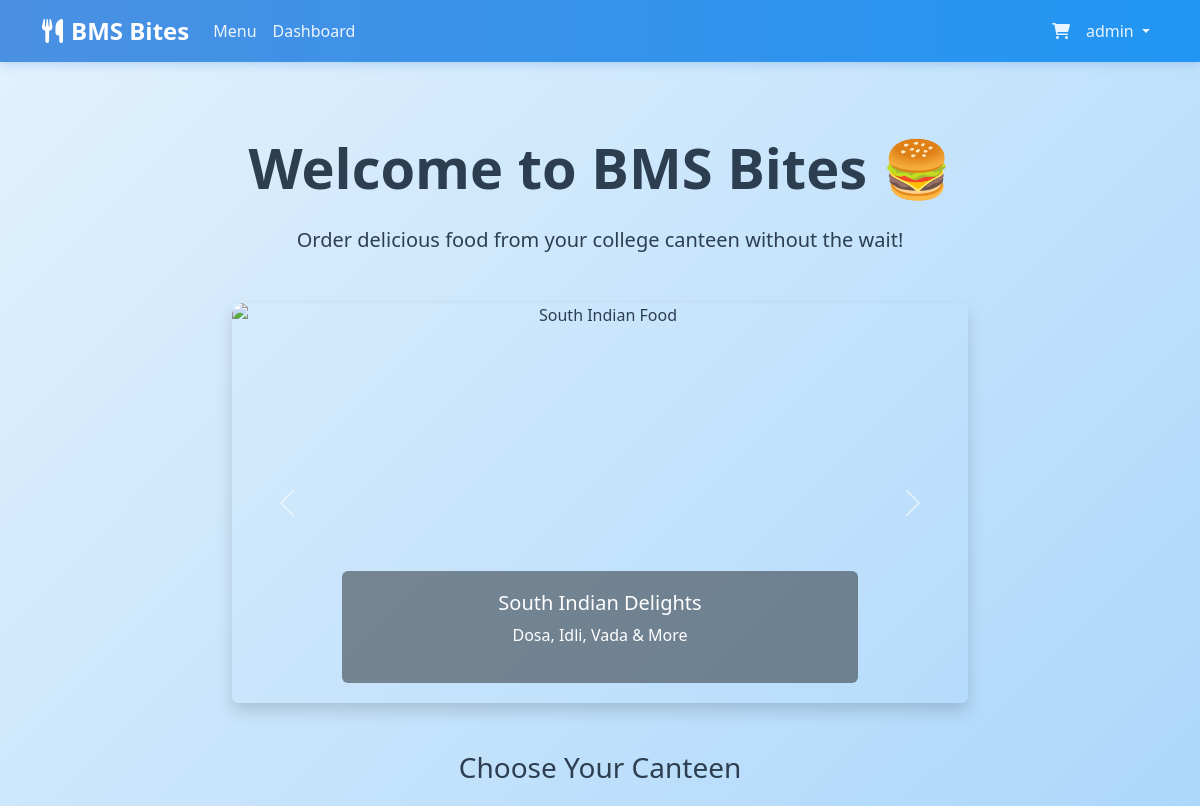
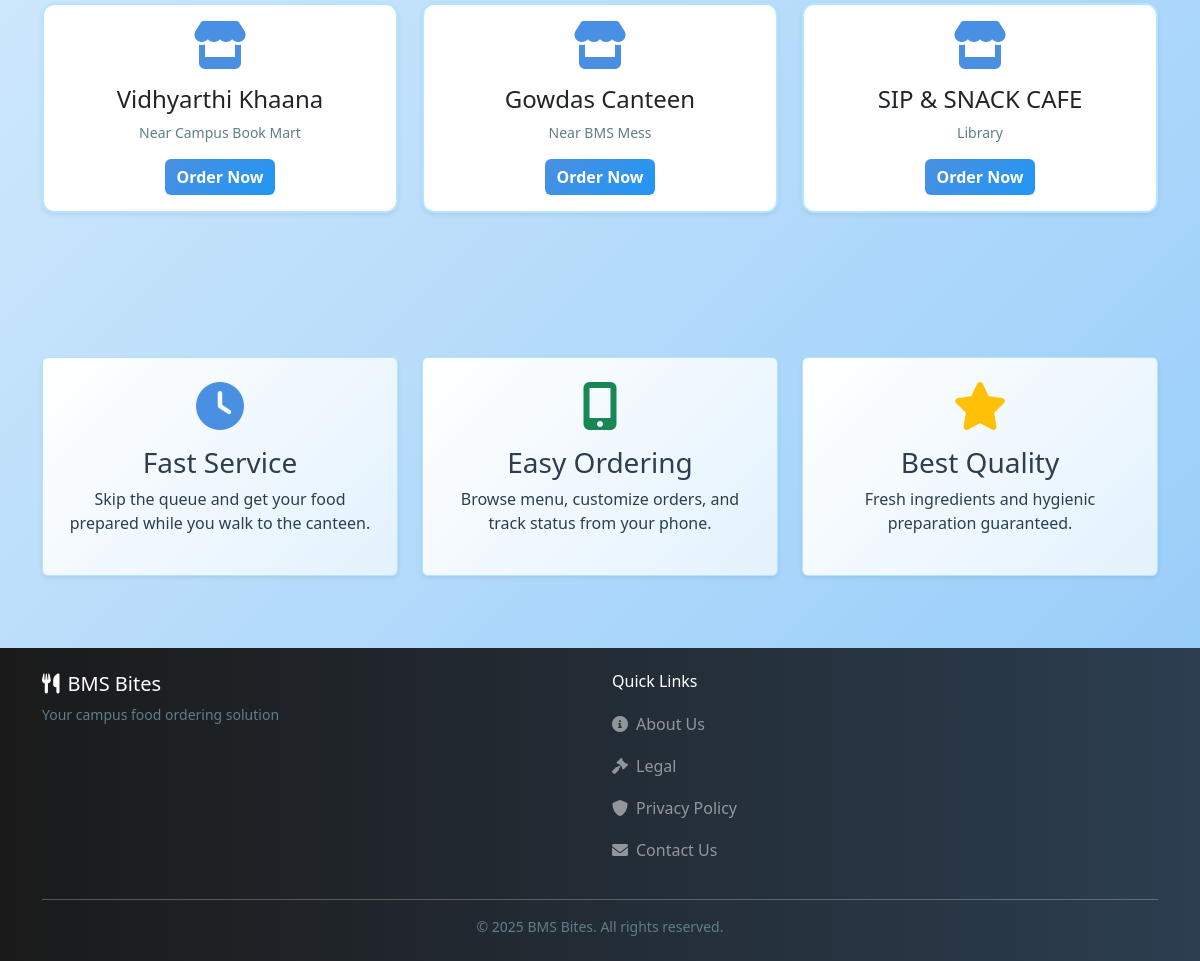
The page / (signed in) on the database its author committed (2 pictures, top to bottom).
### tables this page shows
CREATE TABLE canteens (
    id INTEGER PRIMARY KEY AUTOINCREMENT,
    name TEXT NOT NULL,
    location TEXT NOT NULL,
    description TEXT,
    opening_time TEXT,
    closing_time TEXT,
    is_open BOOLEAN DEFAULT 1,
    created_at TIMESTAMP DEFAULT CURRENT_TIMESTAMP
);

### routes/main.py (the view)
@main_bp.route('/')
def index():
    canteens = menu_mgr.get_canteens()
    return render_template('index.html', canteens=canteens)

### app.py (called while the page is built)
@app.context_processor
def inject_session():
    return dict(session=session)

### utils/menu_manager.py (called while the page is built)
    def get_canteens(self):
        conn = sqlite3.connect(self.db_path)
        df = pd.read_sql_query("SELECT * FROM canteens WHERE is_open=1", conn)
        conn.close()
        return df.to_dict('records')

### templates/index.html (shortened to what this page needs)
{% extends "layout.html" %}
{% block content %}
<div class="text-center py-5">
    <h1 class="display-4 fw-bold mb-4">Welcome to BMS Bites 🍔</h1>
    <p class="lead mb-5">Order delicious food from your college canteen without the wait!</p>
    <div class="row justify-content-center mb-5">
        <div class="col-md-8">
            <div id="carouselExample" class="carousel slide rounded overflow-hidden shadow" data-bs-ride="carousel">
                <div class="carousel-inner">
                    <div class="carousel-item active">
                        <img src="https://images.unsplash.com/photo-1630383249896-424e482df921?w=800&h=400&fit=crop"
                            class="d-block w-100" alt="South Indian Food" style="height: 400px; object-fit: cover;">
                        <div class="carousel-caption d-none d-md-block bg-dark bg-opacity-50 rounded">
                            <h5>South Indian Delights</h5>
                            <p>Dosa, Idli, Vada & More</p>
                        </div>
                    </div>
                </div>
                <button class="carousel-control-prev" type="button" data-bs-target="#carouselExample"
                    data-bs-slide="prev">
                    <span class="carousel-control-prev-icon"></span>
                </button>
                <button class="carousel-control-next" type="button" data-bs-target="#carouselExample"
                    data-bs-slide="next">
                    <span class="carousel-control-next-icon"></span>
                </button>
            </div>
        </div>
    </div>
    <h3 class="mb-4">Choose Your Canteen</h3>
    <div class="row justify-content-center g-4 mb-5">
        {% for canteen in canteens %}
        <div class="col-12 col-md-4">
            <div class="card h-100 shadow-sm">
                <div class="card-body text-center">
                    <i class="fas fa-store fa-3x text-primary mb-3"></i>
                    <h4>{{ canteen['name'] }}</h4>
                    <p class="text-muted small">{{ canteen['location'] }}</p>
                    <a href="{{ url_for('main.select_canteen', canteen_id=canteen['id']) }}"
                        class="btn btn-primary">Order Now</a>
                </div>
            </div>
        </div>
        {% endfor %}
    </div>
</div>
<div class="row mt-5">
    <div class="col-md-4 text-center mb-4">
        <div class="p-4 bg-light rounded shadow-sm h-100">
            <i class="fas fa-clock fa-3x text-primary mb-3"></i>
            <h3>Fast Service</h3>
            <p>Skip the queue and get your food prepared while you walk to the canteen.</p>
        </div>
    </div>
    <div class="col-md-4 text-center mb-4">
        <div class="p-4 bg-light rounded shadow-sm h-100">
            <i class="fas fa-mobile-alt fa-3x text-success mb-3"></i>
            <h3>Easy Ordering</h3>
            <p>Browse menu, customize orders, and track status from your phone.</p>
        </div>
    </div>
    <div class="col-md-4 text-center mb-4">
        <div class="p-4 bg-light rounded shadow-sm h-100">
            <i class="fas fa-star fa-3x text-warning mb-3"></i>
            <h3>Best Quality</h3>
            <p>Fresh ingredients and hygienic preparation guaranteed.</p>
        </div>
    </div>
</div>
{% endblock %}

### static/css/style.css (style rules this page uses)
:root { --primary-color: #87CEEB; --secondary-color: #4A90E2; --dark-color: #1a1a1a; --light-bg: #E3F2FD; --white: #FFFFFF; --text-dark: #2c3e50; --success-color: #4CAF50; --warning-color: #FFA726; --danger-color: #EF5350; }
body { font-family: 'Segoe UI', Tahoma, Geneva, Verdana, sans-serif; background: linear-gradient(135deg, #E3F2FD 0%, #BBDEFB 50%, #90CAF9 100%); background-attachment: fixed; min-height: 100vh; color: var(--text-dark); }
.card { transition: transform 0.3s, box-shadow 0.3s; background-color: var(--white); border: 2px solid #B3E5FC; border-radius: 12px; }
.btn-primary { background: linear-gradient(135deg, #4A90E2 0%, #2196F3 100%); border: none; color: var(--white); font-weight: 600; transition: all 0.3s ease; }
.bg-light { background: linear-gradient(135deg, #FFFFFF 0%, #E3F2FD 100%) !important; border: 1px solid #B3E5FC; }
.carousel-item img { height: 400px; object-fit: cover; border-radius: 12px; }
html { scroll-behavior: smooth; }
.text-primary { color: var(--secondary-color) !important; }
.text-muted { color: #607D8B !important; }

### rows shown on the page
canteens: name "Vidhyarthi Khaana", location "Near Campus Book Mart"
canteens: name "Gowdas Canteen", location "Near BMS Mess"
canteens: name "SIP & SNACK CAFE", location "Library"

### other values the page prints
{{ session.get('username') }} "admin"
